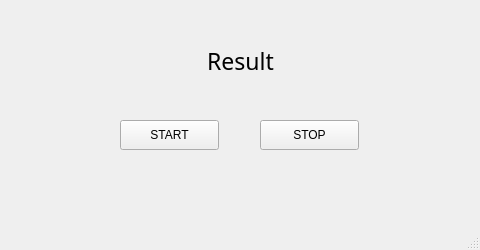
<?xml version="1.0" encoding="UTF-8"?>
<ui version="4.0">
 <class>MainWindow</class>
 <widget class="QMainWindow" name="MainWindow">
  <property name="geometry">
   <rect>
    <x>0</x>
    <y>0</y>
    <width>480</width>
    <height>250</height>
   </rect>
  </property>
  <property name="windowTitle">
   <string>DesignWindow</string>
  </property>
  <widget class="QWidget" name="centralwidget">
   <widget class="QPushButton" name="btnStart">
    <property name="geometry">
     <rect>
      <x>120</x>
      <y>120</y>
      <width>99</width>
      <height>30</height>
     </rect>
    </property>
    <property name="text">
     <string>START</string>
    </property>
   </widget>
   <widget class="QPushButton" name="btnStop">
    <property name="geometry">
     <rect>
      <x>260</x>
      <y>120</y>
      <width>99</width>
      <height>30</height>
     </rect>
    </property>
    <property name="text">
     <string>STOP</string>
    </property>
   </widget>
   <widget class="QLabel" name="lblResult">
    <property name="geometry">
     <rect>
      <x>60</x>
      <y>50</y>
      <width>361</width>
      <height>22</height>
     </rect>
    </property>
    <property name="font">
     <font>
      <family>나눔고딕</family>
      <pointsize>17</pointsize>
     </font>
    </property>
    <property name="text">
     <string>Result</string>
    </property>
    <property name="alignment">
     <set>Qt::AlignCenter</set>
    </property>
   </widget>
  </widget>
  <widget class="QMenuBar" name="menubar">
   <property name="geometry">
    <rect>
     <x>0</x>
     <y>0</y>
     <width>480</width>
     <height>28</height>
    </rect>
   </property>
  </widget>
  <widget class="QStatusBar" name="statusbar"/>
 </widget>
 <resources/>
 <connections/>
</ui>
